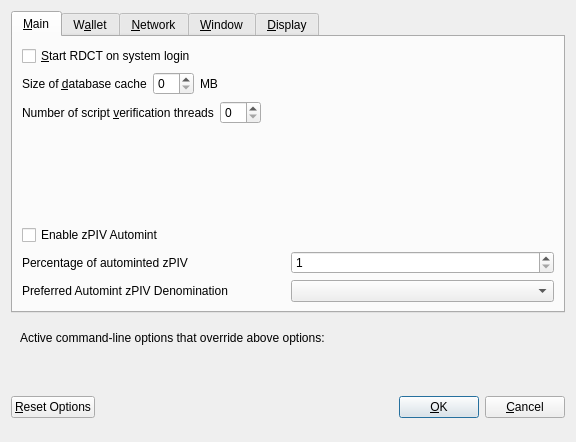
<?xml version="1.0" encoding="UTF-8"?>
<ui version="4.0">
 <class>OptionsDialog</class>
 <widget class="QDialog" name="OptionsDialog">
  <property name="geometry">
   <rect>
    <x>0</x>
    <y>0</y>
    <width>576</width>
    <height>442</height>
   </rect>
  </property>
  <property name="windowTitle">
   <string>Options</string>
  </property>
  <property name="modal">
   <bool>true</bool>
  </property>
  <layout class="QVBoxLayout" name="verticalLayout">
   <item>
    <widget class="QTabWidget" name="tabWidget">
     <property name="currentIndex">
      <number>0</number>
     </property>
     <widget class="QWidget" name="tabMain">
      <attribute name="title">
       <string>&amp;Main</string>
      </attribute>
      <layout class="QVBoxLayout" name="verticalLayout_Main">
       <item>
        <widget class="QCheckBox" name="bitcoinAtStartup">
         <property name="toolTip">
          <string>Automatically start RDCT after logging in to the system.</string>
         </property>
         <property name="text">
          <string>&amp;Start RDCT on system login</string>
         </property>
        </widget>
       </item>
       <item>
        <layout class="QHBoxLayout" name="horizontalLayout_2_Main">
         <item>
          <widget class="QLabel" name="databaseCacheLabel">
           <property name="text">
            <string>Size of &amp;database cache</string>
           </property>
           <property name="textFormat">
            <enum>Qt::PlainText</enum>
           </property>
           <property name="buddy">
            <cstring>databaseCache</cstring>
           </property>
          </widget>
         </item>
         <item>
          <widget class="QSpinBox" name="databaseCache"/>
         </item>
         <item>
          <widget class="QLabel" name="databaseCacheUnitLabel">
           <property name="text">
            <string>MB</string>
           </property>
           <property name="textFormat">
            <enum>Qt::PlainText</enum>
           </property>
          </widget>
         </item>
         <item>
          <spacer name="horizontalSpacer_2_Main">
           <property name="orientation">
            <enum>Qt::Horizontal</enum>
           </property>
           <property name="sizeHint" stdset="0">
            <size>
             <width>40</width>
             <height>20</height>
            </size>
           </property>
          </spacer>
         </item>
        </layout>
       </item>
       <item>
        <layout class="QHBoxLayout" name="horizontalLayout_3_Main">
         <item>
          <widget class="QLabel" name="threadsScriptVerifLabel">
           <property name="text">
            <string>Number of script &amp;verification threads</string>
           </property>
           <property name="textFormat">
            <enum>Qt::PlainText</enum>
           </property>
           <property name="buddy">
            <cstring>threadsScriptVerif</cstring>
           </property>
          </widget>
         </item>
         <item>
          <widget class="QSpinBox" name="threadsScriptVerif">
           <property name="toolTip">
            <string>(0 = auto, &lt;0 = leave that many cores free)</string>
           </property>
          </widget>
         </item>
         <item>
          <spacer name="horizontalSpacer_3_Main">
           <property name="orientation">
            <enum>Qt::Horizontal</enum>
           </property>
           <property name="sizeHint" stdset="0">
            <size>
             <width>40</width>
             <height>20</height>
            </size>
           </property>
          </spacer>
         </item>
        </layout>
       </item>
       <item>
        <spacer name="verticalSpacer_2">
         <property name="orientation">
          <enum>Qt::Vertical</enum>
         </property>
         <property name="sizeHint" stdset="0">
          <size>
           <width>20</width>
           <height>40</height>
          </size>
         </property>
        </spacer>
       </item>
       <item>
        <widget class="QCheckBox" name="checkBoxZeromintEnable">
         <property name="toolTip">
          <string>Enable automatic minting of PIV units to zPIV</string>
         </property>
         <property name="layoutDirection">
          <enum>Qt::LeftToRight</enum>
         </property>
         <property name="text">
          <string>Enable zPIV Automint</string>
         </property>
        </widget>
       </item>
       <item>
        <layout class="QHBoxLayout" name="horizontalLayout_3">
         <item>
          <widget class="QLabel" name="percentage_label">
           <property name="toolTip">
            <string>Percentage of incoming PIV which get automatically converted to zPIV via Zerocoin Protocol (min: 10%)</string>
           </property>
           <property name="text">
            <string>Percentage of autominted zPIV</string>
           </property>
          </widget>
         </item>
         <item>
          <widget class="QSpinBox" name="zeromintPercentage">
           <property name="minimum">
            <number>1</number>
           </property>
           <property name="maximum">
            <number>100</number>
           </property>
          </widget>
         </item>
        </layout>
       </item>
       <item>
        <layout class="QHBoxLayout" name="horizontalLayout" stretch="0,0">
         <property name="sizeConstraint">
          <enum>QLayout::SetFixedSize</enum>
         </property>
         <item>
          <widget class="QLabel" name="labelPreferredDenom">
           <property name="maximumSize">
            <size>
             <width>16777215</width>
             <height>16777215</height>
            </size>
           </property>
           <property name="toolTip">
            <string>Wait with automatic conversion to Zerocoin until enough PIV for this denomination is available</string>
           </property>
           <property name="text">
            <string>Preferred Automint zPIV Denomination</string>
           </property>
          </widget>
         </item>
         <item>
          <widget class="QComboBox" name="preferredDenom">
           <property name="maximumSize">
            <size>
             <width>16777215</width>
             <height>27</height>
            </size>
           </property>
           <property name="toolTip">
            <string>Wait with automatic conversion to Zerocoin until enough PIV for this denomination is available</string>
           </property>
           <property name="maxVisibleItems">
            <number>9</number>
           </property>
           <property name="maxCount">
            <number>9</number>
           </property>
          </widget>
         </item>
        </layout>
       </item>
      </layout>
     </widget>
     <widget class="QWidget" name="tabWallet">
      <attribute name="title">
       <string>W&amp;allet</string>
      </attribute>
      <layout class="QVBoxLayout" name="verticalLayout_Wallet">
       <item>
        <layout class="QHBoxLayout" name="horizontalLayout_2_Wallet">
         <item>
          <widget class="QLabel" name="labelStakeSplitThresholdText">
           <property name="text">
            <string>Stake split threshold:</string>
           </property>
          </widget>
         </item>
         <item>
          <widget class="QSpinBox" name="spinBoxStakeSplitThreshold">
           <property name="minimum">
            <number>1</number>
           </property>
           <property name="maximum">
            <number>999999</number>
           </property>
          </widget>
         </item>
        </layout>
       </item>
       <item>
        <widget class="QGroupBox" name="groupBox">
         <property name="title">
          <string>Expert</string>
         </property>
         <layout class="QVBoxLayout" name="verticalLayout_2">
          <item>
           <widget class="QCheckBox" name="coinControlFeatures">
            <property name="toolTip">
             <string>Whether to show coin control features or not.</string>
            </property>
            <property name="text">
             <string>Enable coin &amp;control features</string>
            </property>
           </widget>
          </item>
          <item>
           <widget class="QCheckBox" name="showMasternodesTab">
            <property name="toolTip">
             <string>Show additional tab listing all your masternodes in first sub-tab&lt;br/&gt;and all masternodes on the network in second sub-tab.</string>
            </property>
            <property name="text">
             <string>Show Masternodes Tab</string>
            </property>
           </widget>
          </item>
          <item>
           <widget class="QCheckBox" name="spendZeroConfChange">
            <property name="toolTip">
             <string>If you disable the spending of unconfirmed change, the change from a transaction&lt;br/&gt;cannot be used until that transaction has at least one confirmation.&lt;br/&gt;This also affects how your balance is computed.</string>
            </property>
            <property name="text">
             <string>&amp;Spend unconfirmed change</string>
            </property>
           </widget>
          </item>
         </layout>
        </widget>
       </item>
       <item>
        <spacer name="verticalSpacer_Wallet">
         <property name="orientation">
          <enum>Qt::Vertical</enum>
         </property>
         <property name="sizeHint" stdset="0">
          <size>
           <width>20</width>
           <height>40</height>
          </size>
         </property>
        </spacer>
       </item>
      </layout>
     </widget>
     <widget class="QWidget" name="tabNetwork">
      <attribute name="title">
       <string>&amp;Network</string>
      </attribute>
      <layout class="QVBoxLayout" name="verticalLayout_Network">
       <item>
        <widget class="QCheckBox" name="mapPortUpnp">
         <property name="toolTip">
          <string>Automatically open the RDCT client port on the router. This only works when your router supports UPnP and it is enabled.</string>
         </property>
         <property name="text">
          <string>Map port using &amp;UPnP</string>
         </property>
        </widget>
       </item>
       <item>
        <widget class="QCheckBox" name="allowIncoming">
         <property name="toolTip">
          <string>Accept connections from outside</string>
         </property>
         <property name="text">
          <string>Allow incoming connections</string>
         </property>
        </widget>
       </item>
       <item>
        <widget class="QCheckBox" name="connectSocks">
         <property name="toolTip">
          <string>Connect to the RDCT network through a SOCKS5 proxy.</string>
         </property>
         <property name="text">
          <string>&amp;Connect through SOCKS5 proxy (default proxy):</string>
         </property>
        </widget>
       </item>
       <item>
        <layout class="QHBoxLayout" name="horizontalLayout_1_Network">
         <item>
          <widget class="QLabel" name="proxyIpLabel">
           <property name="text">
            <string>Proxy &amp;IP:</string>
           </property>
           <property name="textFormat">
            <enum>Qt::PlainText</enum>
           </property>
           <property name="buddy">
            <cstring>proxyIp</cstring>
           </property>
          </widget>
         </item>
         <item>
          <widget class="QValidatedLineEdit" name="proxyIp">
           <property name="minimumSize">
            <size>
             <width>140</width>
             <height>0</height>
            </size>
           </property>
           <property name="maximumSize">
            <size>
             <width>140</width>
             <height>16777215</height>
            </size>
           </property>
           <property name="toolTip">
            <string>IP address of the proxy (e.g. IPv4: 127.0.0.1 / IPv6: ::1)</string>
           </property>
          </widget>
         </item>
         <item>
          <widget class="QLabel" name="proxyPortLabel">
           <property name="text">
            <string>&amp;Port:</string>
           </property>
           <property name="textFormat">
            <enum>Qt::PlainText</enum>
           </property>
           <property name="buddy">
            <cstring>proxyPort</cstring>
           </property>
          </widget>
         </item>
         <item>
          <widget class="QLineEdit" name="proxyPort">
           <property name="minimumSize">
            <size>
             <width>55</width>
             <height>0</height>
            </size>
           </property>
           <property name="maximumSize">
            <size>
             <width>55</width>
             <height>16777215</height>
            </size>
           </property>
           <property name="toolTip">
            <string>Port of the proxy (e.g. 9050)</string>
           </property>
          </widget>
         </item>
         <item>
          <spacer name="horizontalSpacer_1_Network">
           <property name="orientation">
            <enum>Qt::Horizontal</enum>
           </property>
           <property name="sizeHint" stdset="0">
            <size>
             <width>40</width>
             <height>20</height>
            </size>
           </property>
          </spacer>
         </item>
        </layout>
       </item>
       <item>
        <spacer name="verticalSpacer_Network">
         <property name="orientation">
          <enum>Qt::Vertical</enum>
         </property>
         <property name="sizeHint" stdset="0">
          <size>
           <width>20</width>
           <height>40</height>
          </size>
         </property>
        </spacer>
       </item>
      </layout>
     </widget>
     <widget class="QWidget" name="tabWindow">
      <attribute name="title">
       <string>&amp;Window</string>
      </attribute>
      <layout class="QVBoxLayout" name="verticalLayout_Window">
       <item>
        <widget class="QCheckBox" name="minimizeToTray">
         <property name="toolTip">
          <string>Show only a tray icon after minimizing the window.</string>
         </property>
         <property name="text">
          <string>&amp;Minimize to the tray instead of the taskbar</string>
         </property>
        </widget>
       </item>
       <item>
        <widget class="QCheckBox" name="minimizeOnClose">
         <property name="toolTip">
          <string>Minimize instead of exit the application when the window is closed. When this option is enabled, the application will be closed only after selecting Quit in the menu.</string>
         </property>
         <property name="text">
          <string>M&amp;inimize on close</string>
         </property>
        </widget>
       </item>
       <item>
        <spacer name="verticalSpacer_Window">
         <property name="orientation">
          <enum>Qt::Vertical</enum>
         </property>
         <property name="sizeHint" stdset="0">
          <size>
           <width>20</width>
           <height>40</height>
          </size>
         </property>
        </spacer>
       </item>
      </layout>
     </widget>
     <widget class="QWidget" name="tabDisplay">
      <attribute name="title">
       <string>&amp;Display</string>
      </attribute>
      <layout class="QVBoxLayout" name="verticalLayout_Display">
       <item>
        <layout class="QHBoxLayout" name="horizontalLayout_1_Display">
         <item>
          <widget class="QLabel" name="langLabel">
           <property name="text">
            <string>User Interface &amp;language:</string>
           </property>
           <property name="textFormat">
            <enum>Qt::PlainText</enum>
           </property>
           <property name="buddy">
            <cstring>lang</cstring>
           </property>
          </widget>
         </item>
         <item>
          <widget class="QValueComboBox" name="lang">
           <property name="toolTip">
            <string>The user interface language can be set here. This setting will take effect after restarting RDCT.</string>
           </property>
          </widget>
         </item>
        </layout>
       </item>
       <item>
        <widget class="QLabel" name="label_3">
         <property name="toolTip">
          <string notr="true"/>
         </property>
         <property name="statusTip">
          <string notr="true"/>
         </property>
         <property name="whatsThis">
          <string notr="true"/>
         </property>
         <property name="accessibleName">
          <string notr="true"/>
         </property>
         <property name="text">
          <string>Language missing or translation incomplete? Help contributing translations here:
https://www.transifex.com/rdct-project/rdct-project-translations</string>
         </property>
         <property name="wordWrap">
          <bool>true</bool>
         </property>
         <property name="openExternalLinks">
          <bool>true</bool>
         </property>
         <property name="textInteractionFlags">
          <set>Qt::TextBrowserInteraction</set>
         </property>
        </widget>
       </item>
       <item>
        <layout class="QHBoxLayout" name="horizontalLayout_4_Display" stretch="0,0">
         <item>
          <widget class="QLabel" name="themeLabel">
           <property name="text">
            <string>User Interface Theme:</string>
           </property>
          </widget>
         </item>
         <item>
          <widget class="QValueComboBox" name="theme"/>
         </item>
        </layout>
       </item>
       <item>
        <widget class="Line" name="line">
         <property name="orientation">
          <enum>Qt::Horizontal</enum>
         </property>
        </widget>
       </item>
       <item>
        <layout class="QHBoxLayout" name="horizontalLayout_2_Display">
         <item>
          <widget class="QLabel" name="unitLabel">
           <property name="text">
            <string>&amp;Unit to show amounts in:</string>
           </property>
           <property name="textFormat">
            <enum>Qt::PlainText</enum>
           </property>
           <property name="buddy">
            <cstring>unit</cstring>
           </property>
          </widget>
         </item>
         <item>
          <widget class="QValueComboBox" name="unit">
           <property name="toolTip">
            <string>Choose the default subdivision unit to show in the interface and when sending coins.</string>
           </property>
          </widget>
         </item>
        </layout>
       </item>
       <item>
        <layout class="QHBoxLayout" name="horizontalLayout_5_Display">
         <item>
          <widget class="QLabel" name="digitsLabel">
           <property name="text">
            <string>Decimal digits</string>
           </property>
          </widget>
         </item>
         <item>
          <widget class="QValueComboBox" name="digits"/>
         </item>
        </layout>
       </item>
       <item>
        <widget class="QCheckBox" name="checkBoxHideZeroBalances">
         <property name="toolTip">
          <string>Hide empty balances</string>
         </property>
         <property name="layoutDirection">
          <enum>Qt::LeftToRight</enum>
         </property>
         <property name="text">
          <string>Hide empty balances</string>
         </property>
        </widget>
       </item>
       <item>
        <layout class="QHBoxLayout" name="horizontalLayout_3_Display">
         <item>
          <widget class="QLabel" name="thirdPartyTxUrlsLabel">
           <property name="toolTip">
            <string>Third party URLs (e.g. a block explorer) that appear in the transactions tab as context menu items. %s in the URL is replaced by transaction hash. Multiple URLs are separated by vertical bar |.</string>
           </property>
           <property name="text">
            <string>Third party transaction URLs</string>
           </property>
           <property name="buddy">
            <cstring>thirdPartyTxUrls</cstring>
           </property>
          </widget>
         </item>
         <item>
          <widget class="QLineEdit" name="thirdPartyTxUrls">
           <property name="toolTip">
            <string>Third party URLs (e.g. a block explorer) that appear in the transactions tab as context menu items. %s in the URL is replaced by transaction hash. Multiple URLs are separated by vertical bar |.</string>
           </property>
          </widget>
         </item>
        </layout>
       </item>
       <item>
        <spacer name="verticalSpacer">
         <property name="orientation">
          <enum>Qt::Vertical</enum>
         </property>
         <property name="sizeHint" stdset="0">
          <size>
           <width>20</width>
           <height>40</height>
          </size>
         </property>
        </spacer>
       </item>
      </layout>
     </widget>
    </widget>
   </item>
   <item>
    <widget class="QFrame" name="frame">
     <layout class="QVBoxLayout" name="verticalLayout_Bottom">
      <item>
       <layout class="QHBoxLayout" name="horizontalLayout_Bottom">
        <item>
         <widget class="QLabel" name="overriddenByCommandLineInfoLabel">
          <property name="text">
           <string>Active command-line options that override above options:</string>
          </property>
          <property name="textFormat">
           <enum>Qt::PlainText</enum>
          </property>
         </widget>
        </item>
        <item>
         <spacer name="horizontalSpacer_Bottom">
          <property name="orientation">
           <enum>Qt::Horizontal</enum>
          </property>
          <property name="sizeHint" stdset="0">
           <size>
            <width>40</width>
            <height>20</height>
           </size>
          </property>
         </spacer>
        </item>
       </layout>
      </item>
      <item>
       <widget class="QLabel" name="overriddenByCommandLineLabel">
        <property name="text">
         <string/>
        </property>
        <property name="textFormat">
         <enum>Qt::PlainText</enum>
        </property>
        <property name="wordWrap">
         <bool>true</bool>
        </property>
       </widget>
      </item>
     </layout>
    </widget>
   </item>
   <item>
    <layout class="QHBoxLayout" name="horizontalLayout_Buttons">
     <item>
      <widget class="QPushButton" name="resetButton">
       <property name="toolTip">
        <string>Reset all client options to default.</string>
       </property>
       <property name="text">
        <string>&amp;Reset Options</string>
       </property>
       <property name="autoDefault">
        <bool>false</bool>
       </property>
      </widget>
     </item>
     <item>
      <spacer name="horizontalSpacer_1">
       <property name="orientation">
        <enum>Qt::Horizontal</enum>
       </property>
       <property name="sizeHint" stdset="0">
        <size>
         <width>40</width>
         <height>48</height>
        </size>
       </property>
      </spacer>
     </item>
     <item>
      <widget class="QLabel" name="statusLabel">
       <property name="minimumSize">
        <size>
         <width>200</width>
         <height>0</height>
        </size>
       </property>
       <property name="font">
        <font>
         <weight>75</weight>
         <bold>true</bold>
        </font>
       </property>
       <property name="text">
        <string/>
       </property>
       <property name="textFormat">
        <enum>Qt::PlainText</enum>
       </property>
       <property name="wordWrap">
        <bool>true</bool>
       </property>
      </widget>
     </item>
     <item>
      <spacer name="horizontalSpacer_2">
       <property name="orientation">
        <enum>Qt::Horizontal</enum>
       </property>
       <property name="sizeHint" stdset="0">
        <size>
         <width>40</width>
         <height>48</height>
        </size>
       </property>
      </spacer>
     </item>
     <item>
      <widget class="QPushButton" name="okButton">
       <property name="text">
        <string>&amp;OK</string>
       </property>
       <property name="autoDefault">
        <bool>false</bool>
       </property>
       <property name="default">
        <bool>true</bool>
       </property>
      </widget>
     </item>
     <item>
      <widget class="QPushButton" name="cancelButton">
       <property name="text">
        <string>&amp;Cancel</string>
       </property>
       <property name="autoDefault">
        <bool>false</bool>
       </property>
      </widget>
     </item>
    </layout>
   </item>
  </layout>
 </widget>
 <customwidgets>
  <customwidget>
   <class>QValidatedLineEdit</class>
   <extends>QLineEdit</extends>
   <header>qvalidatedlineedit.h</header>
  </customwidget>
  <customwidget>
   <class>QValueComboBox</class>
   <extends>QComboBox</extends>
   <header>qvaluecombobox.h</header>
  </customwidget>
 </customwidgets>
 <resources/>
 <connections/>
</ui>
